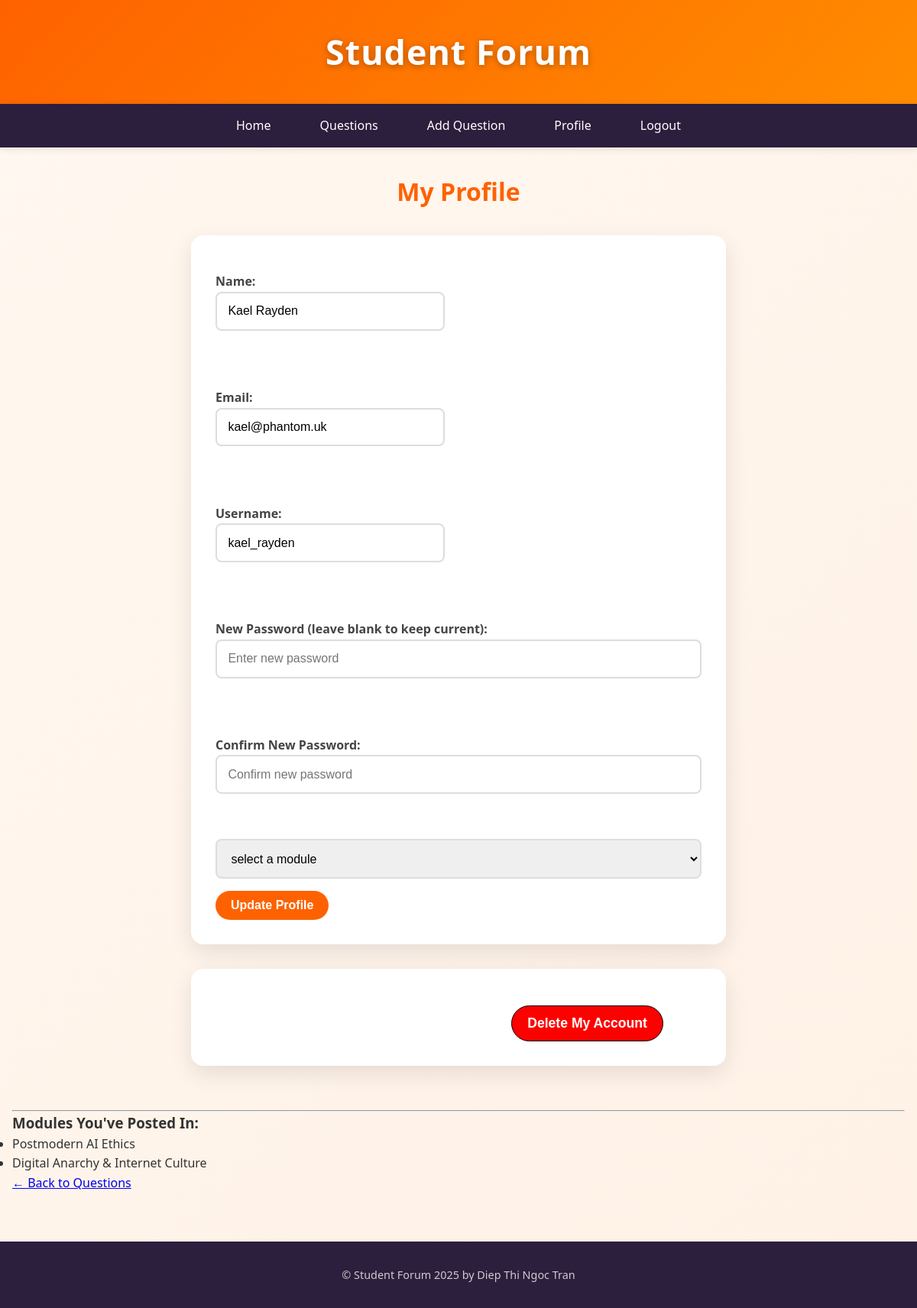
The app's page /profile.php (signed in) with its own data.
### tables this page shows
CREATE TABLE `user` (
  `id` int(11) NOT NULL,
  `name` varchar(100) NOT NULL,
  `email` varchar(100) NOT NULL,
  `password` char(32) NOT NULL,
  `username` varchar(50) NOT NULL,
  `school_role_id` int(11) DEFAULT NULL,
  `admin_role_id` int(11) DEFAULT NULL
);

### profile.php (called while the page is built, shortened)
<?php
include 'includes/DatabaseConnection.php';
$userId = $_SESSION['user_id'];
$stmt = $pdo->prepare("SELECT name, email, username FROM user WHERE id = ?");
$stmt->execute([$userId]);
$user = $stmt->fetch();
$modulesStmt = $pdo->prepare("
    SELECT DISTINCT m.moduleName
    FROM question q
    JOIN module m ON q.module_id = m.id
    WHERE q.user_id = ?
");
$modulesStmt->execute([$userId]);
$enrolledModules = $modulesStmt->fetchAll(PDO::FETCH_COLUMN);
include 'templates/profile.html.php';
include 'templates/layout.html.php';
?>

### templates/profile.html.php (the view, shortened to what this page needs)
<h2>My Profile</h2>
<form method="post">
    <label>Name:<br>
        <input type="text" name="name" value="<?= htmlspecialchars($user['name']) ?>" required style="width:300px;">
    </label><br><br>
    <label>Email:<br>
        <input type="email" name="email" value="<?= htmlspecialchars($user['email']) ?>" required style="width:300px;">
    </label><br><br>
    <label>Username:<br>
        <input type="text" name="username" value="<?= htmlspecialchars($user['username']) ?>" required style="width:300px;">
    </label><br><br>
    <label>New Password (leave blank to keep current):<br>
        <input type="password" name="password" placeholder="Enter new password">
    </label><br><br>
    <label>Confirm New Password:<br>
        <input type="password" name="confirm_password" placeholder="Confirm new password">
    </label><br><br>
     <select name="module">
          <option value="">select a module</option>
     </select>
    <input type="submit" value="Update Profile" style="padding:10px 20px; font-size:16px;">
</form>
<form method="post" onsubmit="return confirm('Are you ABSOLUTELY sure you want to delete your account?\nThis cannot be undone!');">
        <button type="submit" style="background:red; color:white; padding:12px 20px; border: 1px solid black; font-weight:bold; cursor:pointer; margin-left: 22em;">
            Delete My Account
        </button>
</form>
<br>
<hr>
<h3>Modules You've Posted In:</h3>
<?php if (empty($enrolledModules)): ?>
    <p>You haven't posted any questions yet.</p>
<?php else: ?>
    <ul>
        <?php foreach ($enrolledModules as $module): ?>
            <li><?= htmlspecialchars($module) ?></li>
        <?php endforeach; ?>
    </ul>
<?php endif; ?>
<p><a href="questions.php">← Back to Questions</a></p>

### css/style.css (style rules this page uses)
* { margin: 0; padding: 0; box-sizing: border-box; }
body { font-family: 'Segoe UI', Arial, Helvetica, sans-serif; background: linear-gradient(135deg, #fff8f0 0%, #fff1e6 100%); color: #333; line-height: 1.6; min-height: 100vh; }
h2 { color: #fe6200; margin-bottom: 1.5rem; font-size: 2rem; text-align: center; }
form { background: white; padding: 2rem; border-radius: 16px; box-shadow: 0 10px 30px rgba(0,0,0,0.1); max-width: 700px; margin: 2rem auto; }
label { display: block; margin: 1rem 0 0.5rem; font-weight: 600; color: #444; }
input[type="text"], input[type="email"], input[type="password"], select, textarea { width: 100%; padding: 0.9rem; border: 2px solid #ddd; border-radius: 8px; font-size: 1rem; transition: border 0.3s; }
input[type="submit"], button, a.btn { background: #fe6200; color: white; border: none; padding: 0.9rem 2rem; font-size: 1.1rem; font-weight: 600; border-radius: 50px; cursor: pointer; transition: all 0.3s ease; margin-top: 1rem; display: inline-block; text-decoration: none; text-align: center; }

### records on screen
user: name "Kael Rayden", email "kael@phantom.uk", username "kael_rayden"

### other values on screen
$module "Postmodern AI Ethics"
$module "Digital Anarchy & Internet Culture"
